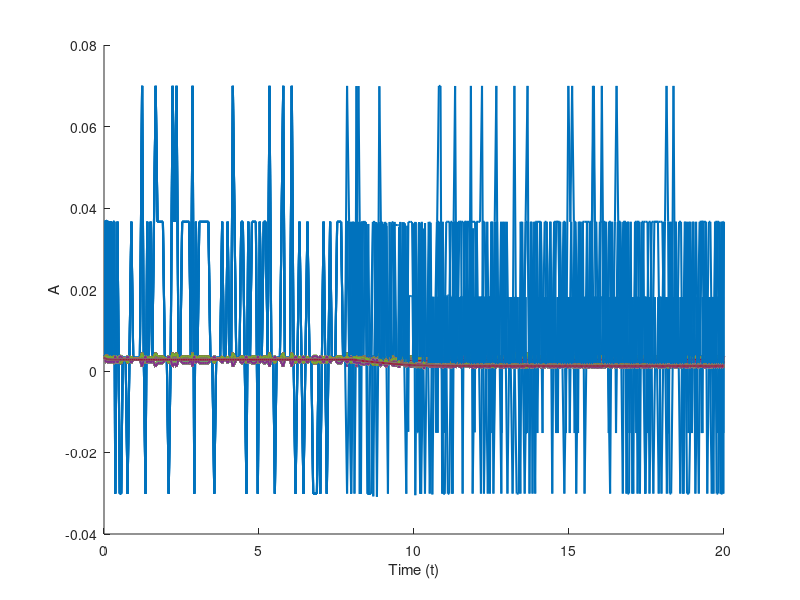

This figure's MATLAB source:
K0=0.5; k1=2; k2=15;k3=1;k4=120;k11=2;k12=15;k13=1;k14=80;Km1=10;Km2=0.3;Km11=10;Km12=1;
Km=4;Ktot=20;Ptot=20;P0=0.5;Ca=0;Ca_basal=0.1;Atot=1;c_1=1;c_2=1;c_3=6;c_4=8;

%pK and P simulation
%pK=X(1),P=X(2)
g=@(t,Y,Ca)[k1*((Ktot-Y(1))/(Km1+(Ktot-Y(1))))*Y(1)-((k2*Y(1))/(Km2+Y(1)))*(Y(2)+P0)+k3*K0+(k4*(Ca^4)*(Ktot-Y(1)))/(Km^4+Ca^4);
    (k11*((Ptot-Y(2))/(Km11+(Ptot-Y(2))))*Y(2)-k12*(Y(2)/(Km12+Y(2)))*(Y(1)+K0)+k13*P0+(k14*(Ca^3)/(Km^3+Ca^3))*(Ptot-Y(2)))];

Ca1 = @(t) 0.1 + 0.1 * (t>8)*(t<10);
Ca2=  @(t) 0.1 + 0.2 * (t>8)*(t<10);
Ca3=  @(t) 0.1 + 0.3 * (t>8)*(t<10);
Ca4=  @(t) 0.1 + 0.4 * (t>8)*(t<10);
Ca5=  @(t) 0.1 + 0.5 * (t>8)*(t<10);
Ca6=  @(t) 0.1 + 0.6 * (t>8)*(t<10);

h1 = @(t,y) g(t,y,Ca1(t));
h2 = @(t,y) g(t,y,Ca2(t));
h3 = @(t,y) g(t,y,Ca3(t));
h4 = @(t,y) g(t,y,Ca4(t));
h5 = @(t,y) g(t,y,Ca5(t));
h6 = @(t,y) g(t,y,Ca6(t));
bas= @(t,y) g(t,y,Ca_basal);

span = [0 20]; 

[t0,B] =ode45(bas,span,[0 0]);
[t1,X] =ode45(h1,span,[0 0]);
[t2,Y] =ode45(h2,span,[0 0]);
[t3,Z] =ode45(h3,span,[0 0]);
[t4,N] =ode45(h4,span,[0 0]);
[t5,G] =ode45(h5,span,[0 0]);
[t6,Q] =ode45(h6,span,[0 0]);



%Normalized EPSP(t) = A(t)/A_{basal}

%AMPAR basal
pK=@(t) interp1(t0, B(:,1), t);
P=@(t) interp1(t0, B(:,2), t);
k21=@(t) c_1*pK(t)+c_3;
k22=@(t) c_2*P(t)+c_4;
h1=@(t0,A_basal) k21(t0)*(Atot-A_basal)-k22(t0)*A_basal;
[t0,A_basal] =ode45(h1,span,[0.5 0.5]);


% Create a new figure

% perturbation no greater than Ca=0.5, stable
pK=@(t) interp1(t1, X(:,1), t);
P=@(t) interp1(t1, X(:,2), t);
k21=@(t) c_1*pK(t)+c_3;
k22=@(t) c_2*P(t)+c_4;
h1=@(t1,AX) k21(t1)*(Atot-AX)-k22(t1)*AX;
[t1,AX] =ode45(h1,span,[0.5 0.5]);

pK=@(t) interp1(t2, Y(:,1), t);
P=@(t) interp1(t2, Y(:,2), t);
k21=@(t) c_1*pK(t)+c_3;
k22=@(t) c_2*P(t)+c_4;
h2=@(t2,AY) k21(t2)*(Atot-AY)-k22(t2)*AY;
[t2,AY] =ode45(h2,span,[0.5 0.5]);

pK=@(t) interp1(t3, Z(:,1), t);
P=@(t) interp1(t3, Z(:,2), t);
k21=@(t) c_1*pK(t)+c_3;
k22=@(t) c_2*P(t)+c_4;
h3=@(t3,AZ) k21(t3)*(Atot-AZ)-k22(t3)*AZ;
[t3,AZ] =ode45(h3,span,[0.5 0.5]);

pK=@(t) interp1(t4, N(:,1), t);
P=@(t) interp1(t4, N(:,2), t);
k21=@(t) c_1*pK(t)+c_3;
k22=@(t) c_2*P(t)+c_4;
h4=@(t4,AN) k21(t4)*(Atot-AN)-k22(t4)*AN;
[t4,AN] =ode45(h4,span,[0.5 0.5]);

pK=@(t) interp1(t5, G(:,1), t);
P=@(t) interp1(t5, G(:,2), t);
k21=@(t) c_1*pK(t)+c_3;
k22=@(t) c_2*P(t)+c_4;
h5=@(t5,AG) k21(t5)*(Atot-AG)-k22(t5)*AG;
[t5,AG] =ode45(h5,span,[0.5 0.5]);

% A(t) LTD
pK=@(t) interp1(t6, Q(:,1), t);
P=@(t) interp1(t6, Q(:,2), t);
k21=@(t) c_1*pK(t)+c_3;
k22=@(t) c_2*P(t)+c_4;
h6=@(t6,AQ) k21(t6)*(Atot-AQ)-k22(t6)*AQ;
[t6,AQ] =ode45(h6,span,[0.5 0.5]);




% Add legend and labels
hold on;
%plot(t1,AX/A_basal,'LineWidth', 1.5);
plot(t2,AY/A_basal,'LineWidth', 1.5);
plot(t3,AZ/A_basal,'LineWidth', 1.5);
plot(t4,AN/A_basal,'LineWidth', 1.5);
plot(t5,AG/A_basal,'LineWidth', 1.5);
plot(t6,AQ/A_basal,'LineWidth', 1.5);

hold off;
xlabel('Time (t)');
ylabel('A');












function Ca=CaPulse(T,p,s,t,Ca_basal)
if t<T
    Ca=Ca_basal;

elseif (t>=T)&&(t<=T+s)
    Ca=p;
elseif t>T+s
    Ca=Ca_basal;
end
end
